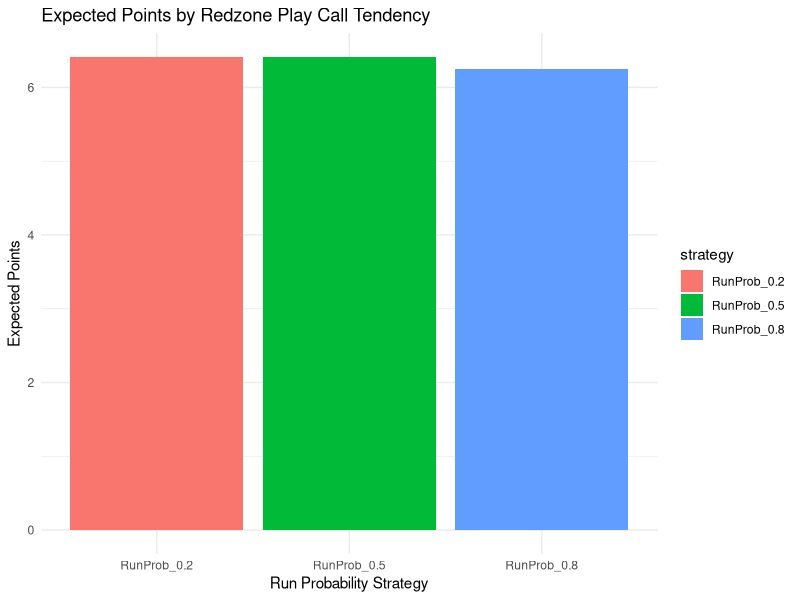

Write R code to recreate this figure.
# Redzone Play Call Tendencies Simulation (Updated with Full Project Features)

library(dplyr)
library(ggplot2)
library(tidyr)

REDZONE_START <- 20
NUM_SIMULATIONS <- 10000

# Parametric Yard Gain Models - Adjusted based on down and yard_line zone
get_yard_distribution <- function(yard_line, down, yards_to_go, play_type) {
  zone <- ifelse(yard_line <= 10, "low", "high")
  if (play_type == "run") {
    if (zone == "low" & yards_to_go <= 3) return(c(3, 1.5))
    else return(c(3, 2))
  } else {
    if (zone == "low" & down == 3) return(c(4, 3))
    else return(c(6, 5))
  }
}

sample_yards <- function(yard_line, down, yards_to_go, play_type) {
  params <- get_yard_distribution(yard_line, down, yards_to_go, play_type)
  return(max(round(rnorm(1, mean = params[1], sd = params[2])), 0))
}

# Forced turnover logic
check_turnover <- function(play_type) {
  if (play_type == "pass" && runif(1) < 0.03) return("Interception")
  if (play_type == "run" && runif(1) < 0.01) return("Fumble")
  return(NULL)
}

# Play call function with fixed probability
get_play_call <- function(down, yard_line, run_prob) {
  if (runif(1) < run_prob) return("run") else return("pass")
}

# Field goal logic
attempt_field_goal <- function(yard_line) {
  fg_range <- 35  # 52-yard attempt from 35-yard line (endzone + 17-yard snap distance)
  make_prob <- ifelse(yard_line <= fg_range, 0.95, 0.75)
  return(ifelse(runif(1) < make_prob, 3, 0))
}

# Evaluate play outcome
evaluate_score <- function(yard_line, play_type, down, yards_to_go) {
  turnover <- check_turnover(play_type)
  if (!is.null(turnover)) return(list(points = 0, result = turnover))
  
  yards_gained <- sample_yards(yard_line, down, yards_to_go, play_type)
  new_yard_line <- max(yard_line - yards_gained, 0)
  new_down <- ifelse(yards_gained >= yards_to_go, 1, down + 1)
  
  if (new_yard_line == 0) {
    extra_pts <- ifelse(runif(1) < 0.94, 1, 2)  # XP vs 2PT choice implicit
    return(list(points = 6 + extra_pts, result = "TD"))
  } else if (new_down > 4) {
    # FG attempt if within range
    fg_pts <- attempt_field_goal(yard_line)
    result_type <- ifelse(fg_pts > 0, "FG Made", "FG Missed")
    return(list(points = fg_pts, result = result_type))
  } else {
    return(list(points = 0, result = "Continue",
                new_yard_line = new_yard_line,
                new_down = new_down,
                new_yards_to_go = ifelse(yards_gained >= yards_to_go, 10, yards_to_go - yards_gained)))
  }
}

# Simulate one drive
simulate_drive <- function(run_prob = 0.5) {
  yard_line <- sample(1:REDZONE_START, 1)
  down <- 1
  yards_to_go <- 10
  
  while (TRUE) {
    play_type <- get_play_call(down, yard_line, run_prob)
    result <- evaluate_score(yard_line, play_type, down, yards_to_go)
    
    if (result$result != "Continue") {
      return(list(points = result$points, outcome = result$result))
    } else {
      yard_line <- result$new_yard_line
      down <- result$new_down
      yards_to_go <- result$new_yards_to_go
    }
  }
}

# Full simulation loop
set.seed(4800)
sim_results <- data.frame()

for (strategy in c(0.2, 0.5, 0.8)) {
  sim_outcomes <- replicate(NUM_SIMULATIONS, simulate_drive(run_prob = strategy), simplify = FALSE)
  sim_df <- do.call(rbind, lapply(sim_outcomes, function(x) data.frame(points = x$points, outcome = x$outcome)))
  sim_df$strategy <- paste0("RunProb_", strategy)
  sim_results <- rbind(sim_results, sim_df)
}

# Summarize results
summary_df <- sim_results %>%
  group_by(strategy) %>%
  summarize(avg_points = mean(points),
            td_rate = mean(outcome == "TD"),
            fg_rate = mean(outcome == "FG Made"),
            turnover_rate = mean(outcome %in% c("FG Missed", "Turnover on Downs", "Interception", "Fumble")))

print(summary_df)

# Plot expected points

ggplot(summary_df, aes(x = strategy, y = avg_points, fill = strategy)) +
  geom_bar(stat = "identity") +
  labs(title = "Expected Points by Redzone Play Call Tendency",
       x = "Run Probability Strategy",
       y = "Expected Points") +
  theme_minimal()

